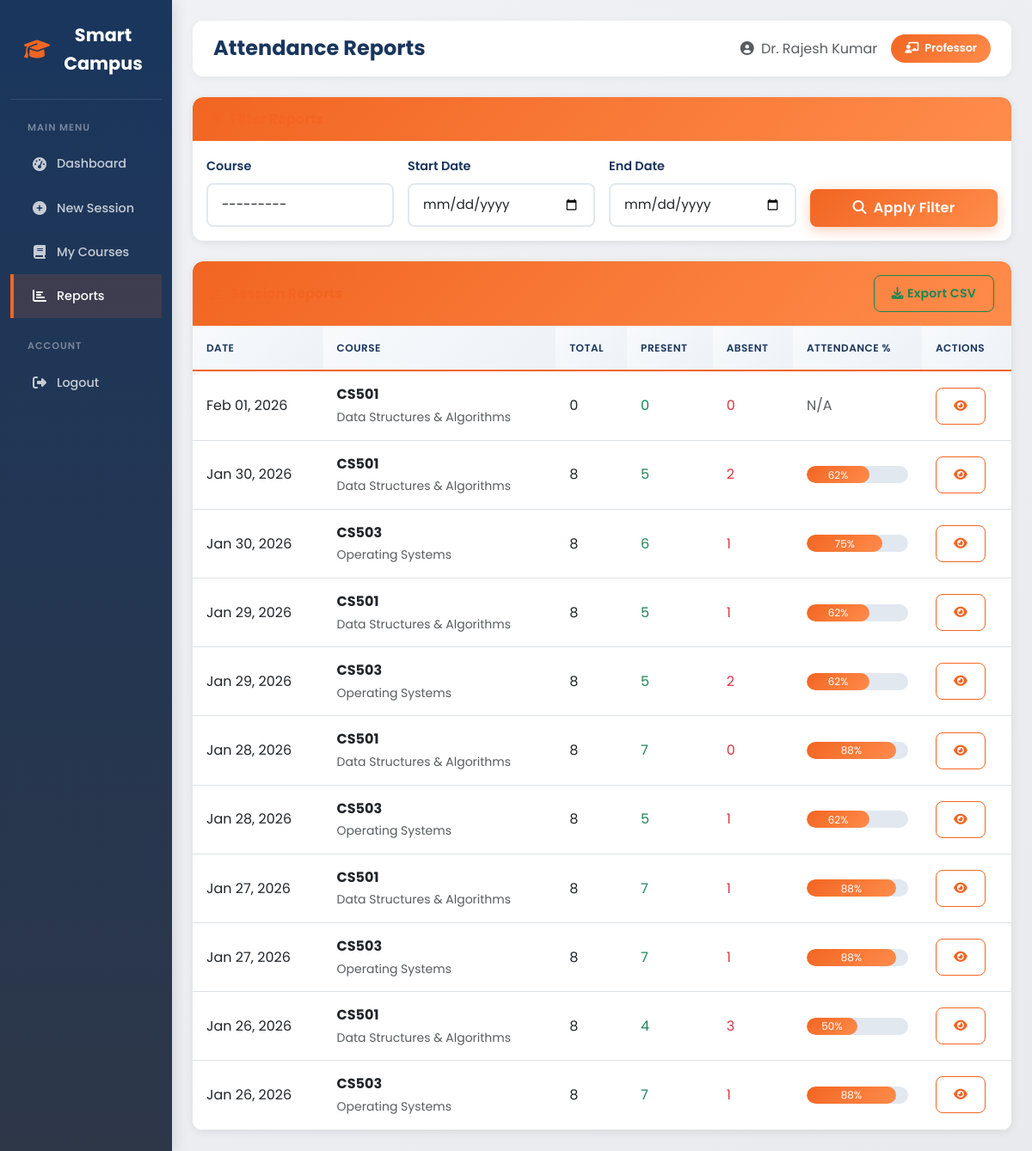
The page /attendance/reports/ (signed in) on the database its author committed.
### attendance/models.py (models this page shows, shortened)
class Faculty(models.Model):
    user = models.OneToOneField(User, on_delete=models.CASCADE, related_name='faculty_profile')
    employee_id = models.CharField(max_length=20, unique=True)
    department = models.ForeignKey(Department, on_delete=models.SET_NULL, null=True, related_name='faculty_members')
    phone = models.CharField(max_length=15, blank=True)
    designation = models.CharField(max_length=50, default='Assistant Professor')
    profile_image = models.ImageField(upload_to='faculty_images/', blank=True, null=True)
    is_active = models.BooleanField(default=True)
    created_at = models.DateTimeField(auto_now_add=True)
    updated_at = models.DateTimeField(auto_now=True)
    class Meta:
        verbose_name_plural = 'Faculty'
        ordering = ['employee_id']

class AttendanceSession(models.Model):
    SESSION_TYPES = [
        ('manual', 'Manual Entry'),
        ('face_recognition', 'Face Recognition'),
        ('mobile', 'Mobile App'),
        ('qr_code', 'QR Code'),
    ]
    id = models.UUIDField(primary_key=True, default=uuid.uuid4, editable=False)
    course = models.ForeignKey(Course, on_delete=models.CASCADE, related_name='attendance_sessions')
    faculty = models.ForeignKey(Faculty, on_delete=models.SET_NULL, null=True, related_name='attendance_sessions')
    date = models.DateField(default=timezone.now)
    start_time = models.TimeField()
    end_time = models.TimeField(null=True, blank=True)
    session_type = models.CharField(max_length=20, choices=SESSION_TYPES, default='manual')
    is_active = models.BooleanField(default=True)
    created_at = models.DateTimeField(auto_now_add=True)
    class Meta:
        ordering = ['-date', '-start_time']

class Course(models.Model):
    code = models.CharField(max_length=20, unique=True)
    name = models.CharField(max_length=100)
    department = models.ForeignKey(Department, on_delete=models.CASCADE, related_name='courses')
    faculty = models.ForeignKey(Faculty, on_delete=models.SET_NULL, null=True, related_name='courses')
    semester = models.IntegerField(default=1)
    credits = models.IntegerField(default=3)
    students = models.ManyToManyField(Student, related_name='courses', blank=True)
    is_active = models.BooleanField(default=True)
    created_at = models.DateTimeField(auto_now_add=True)
    def __str__(self):
        return f"{self.code} - {self.name}"
    class Meta:
        ordering = ['code']

### attendance/views.py (the view, shortened to what this page needs)
# urls.py: path('reports/', views.attendance_reports, name='reports'),
@login_required
def attendance_reports(request):
    if not hasattr(request.user, 'faculty_profile'):
        if hasattr(request.user, 'student_profile'):
            return redirect('attendance:student_dashboard')
        logout(request)
        messages.error(request, 'Access denied. Faculty account required.')
        return redirect('attendance:login')
    faculty = request.user.faculty_profile
    form = AttendanceReportFilterForm(request.GET or None)
    form.fields['course'].queryset = Course.objects.filter(faculty=faculty, is_active=True)
    sessions = AttendanceSession.objects.filter(faculty=faculty)
    report_data = []
    for session in sessions.order_by('-date')[:50]:
        records = Attendance.objects.filter(session=session)
        stats = records.aggregate(
            total=Count('id'),
            present=Count('id', filter=Q(status='present')),
            absent=Count('id', filter=Q(status='absent')),
        )
        report_data.append({
            'session': session,
            'stats': stats,
        })
    context = {
        'form': form,
        'report_data': report_data,
    }
    return render(request, 'attendance/reports.html', context)

### attendance/forms.py
class AttendanceReportFilterForm(forms.Form):
    course = forms.ModelChoiceField(
        queryset=Course.objects.filter(is_active=True),
        required=False,
        widget=forms.Select(attrs={'class': 'form-control'})
    )
    start_date = forms.DateField(
        required=False,
        widget=forms.DateInput(attrs={'class': 'form-control', 'type': 'date'})
    )
    end_date = forms.DateField(
        required=False,
        widget=forms.DateInput(attrs={'class': 'form-control', 'type': 'date'})
    )
    status = forms.ChoiceField(
        choices=[('', 'All')] + list(Attendance.STATUS_CHOICES),
        required=False,
        widget=forms.Select(attrs={'class': 'form-control'})
    )

### attendance/templates/attendance/reports.html (shortened to what this page needs)
{% extends 'attendance/base.html' %}
{% block page_title %}Attendance Reports{% endblock %}
{% block content %}
<div class="card mb-4">
    <div class="card-header">
        <h6 class="m-0 font-weight-bold text-primary">
            <i class="fas fa-filter me-2"></i>Filter Reports
        </h6>
    </div>
    <div class="card-body">
        <form method="get" class="row g-3">
            <div class="col-md-3">
                <label class="form-label">Course</label>
                {{ form.course }}
            </div>
            <div class="col-md-3">
                <label class="form-label">Start Date</label>
                {{ form.start_date }}
            </div>
            <div class="col-md-3">
                <label class="form-label">End Date</label>
                {{ form.end_date }}
            </div>
            <div class="col-md-3 d-flex align-items-end">
                <button type="submit" class="btn btn-primary w-100">
                    <i class="fas fa-search me-2"></i>Apply Filter
                </button>
            </div>
        </form>
    </div>
</div>
<div class="card">
    <div class="card-header d-flex justify-content-between align-items-center">
        <h6 class="m-0 font-weight-bold text-primary">
            <i class="fas fa-chart-bar me-2"></i>Session Reports
        </h6>
        <button class="btn btn-sm btn-outline-success" onclick="exportToCSV()">
            <i class="fas fa-download me-1"></i>Export CSV
        </button>
    </div>
    <div class="card-body p-0">
        <div class="table-responsive">
            <table class="table table-hover mb-0" id="reports-table">
                <thead class="table-light">
                    <tr>
                        <th>Date</th>
                        <th>Course</th>
                        <th>Total</th>
                        <th>Present</th>
                        <th>Absent</th>
                        <th>Attendance %</th>
                        <th>Actions</th>
                    </tr>
                </thead>
                <tbody>
                    {% for item in report_data %}
                    <tr>
                        <td>{{ item.session.date|date:"M d, Y" }}</td>
                        <td>
                            <strong>{{ item.session.course.code }}</strong>
                            <br><small class="text-muted">{{ item.session.course.name }}</small>
                        </td>
                        <td>{{ item.stats.total }}</td>
                        <td><span class="text-success">{{ item.stats.present }}</span></td>
                        <td><span class="text-danger">{{ item.stats.absent }}</span></td>
                        <td>
                            {% if item.stats.total > 0 %}
                            {% widthratio item.stats.present item.stats.total 100 as percentage %}
                            <div class="progress" style="height: 20px;">
                                <div class="progress-bar {% if percentage >= 75 %}bg-success{% elif percentage >= 50 %}bg-warning{% else %}bg-danger{% endif %}"
                                     role="progressbar"
                                     style="width: {{ percentage }}%">
                                    {{ percentage }}%
                                </div>
                            </div>
                            {% else %}
                            <span class="text-muted">N/A</span>
                            {% endif %}
                        </td>
                        <td>
                            <a href="{% url 'attendance:session_detail' item.session.id %}" class="btn btn-sm btn-outline-primary">
                                <i class="fas fa-eye"></i>
                            </a>
                        </td>
                    </tr>
                    {% empty %}
                    <tr>
                        <td colspan="7" class="text-center py-4 text-muted">
                            No sessions found matching the criteria
                        </td>
                    </tr>
                    {% endfor %}
                </tbody>
            </table>
        </div>
    </div>
</div>
{% endblock %}

### attendance/templates/attendance/base.html (shortened to what this page needs)
<!DOCTYPE html>
<html lang="en">
<head>
    <link href="https://cdn.jsdelivr.net/npm/bootstrap@5.3.0/dist/css/bootstrap.min.css" rel="stylesheet">
    <link href="https://cdnjs.cloudflare.com/ajax/libs/font-awesome/6.4.0/css/all.min.css" rel="stylesheet">
    <link href="/static/css/style.css" rel="stylesheet">
</head>
<body>
    <div class="container-fluid">
        <div class="row">
            {% if user.is_authenticated %}
            <nav class="col-md-3 col-lg-2 d-md-block sidebar collapse py-0">
                <div class="text-center">
                    <a href="{% url 'attendance:home' %}" class="brand-text">
                        <i class="fas fa-graduation-cap"></i> Smart Campus
                    </a>
                </div>
                <div class="nav-section-title">Main Menu</div>
                <ul class="nav flex-column">
                    {% if user.faculty_profile %}
                    <li class="nav-item">
                        <a class="nav-link {% if request.resolver_match.url_name == 'dashboard' %}active{% endif %}" href="{% url 'attendance:dashboard' %}">
                            <i class="fas fa-tachometer-alt"></i> Dashboard
                        </a>
                    </li>
                    <li class="nav-item">
                        <a class="nav-link {% if request.resolver_match.url_name == 'create_session' %}active{% endif %}" href="{% url 'attendance:create_session' %}">
                            <i class="fas fa-plus-circle"></i> New Session
                        </a>
                    </li>
                    <li class="nav-item">
                        <a class="nav-link {% if request.resolver_match.url_name == 'manage_courses' or request.resolver_match.url_name == 'create_course' %}active{% endif %}" href="{% url 'attendance:manage_courses' %}">
                            <i class="fas fa-book"></i> My Courses
                        </a>
                    </li>
                    <li class="nav-item">
                        <a class="nav-link {% if request.resolver_match.url_name == 'reports' %}active{% endif %}" href="{% url 'attendance:reports' %}">
                            <i class="fas fa-chart-bar"></i> Reports
                        </a>
                    </li>
                    {% endif %}
                </ul>
                <div class="nav-section-title">Account</div>
                <ul class="nav flex-column">
                    <li class="nav-item">
                        <a class="nav-link" href="{% url 'attendance:logout' %}">
                            <i class="fas fa-sign-out-alt"></i> Logout
                        </a>
                    </li>
                </ul>
            </nav>
            {% endif %}
            <main class="{% if user.is_authenticated %}col-md-9 ms-sm-auto col-lg-10{% else %}col-12{% endif %} px-md-4 py-4">
                {% if user.is_authenticated %}
                <div class="page-header">
                    <h1 class="page-title">{% block page_title %}Dashboard{% endblock %}</h1>
                    <div class="user-info">
                        <span class="text-muted">
                            <i class="fas fa-user-circle me-1"></i> {{ user.get_full_name|default:user.username }}
                        </span>
                        {% if user.faculty_profile %}
                        <span class="user-badge">
                            <i class="fas fa-chalkboard-teacher me-1"></i> {{ user.faculty_profile.designation }}
                        </span>
                        {% elif user.student_profile %}
                        <span class="user-badge">
                            <i class="fas fa-user-graduate me-1"></i> Student
                        </span>
                        {% endif %}
                    </div>
                </div>
                {% endif %}
                {% block content %}{% endblock %}
            </main>
        </div>
    </div>
</body>
</html>

### static/css/style.css (style rules this page uses)
:root { --primary-color: #f26522; --primary-dark: #d85a1b; --primary-light: #ff8c4b; --secondary-color: #1a365d; --accent-color: #2d3748; --success-color: #38a169; --danger-color: #e53e3e; --warning-color: #ecc94b; --info-color: #3182ce; --light-color: #f7fafc; --dark-color: #2d3748; --gradient-primary: linear-gradient(135deg, #f26522 0%, #ff8c4b 100%); --gradient-secondary: linear-gradient(135deg, #1a365d 0%, #2d3748 100%); --shadow-sm: 0 1px 3px rgba(0, 0, 0, 0.12); --shadow-md: 0 4px 6px rgba(0, 0, 0, 0.1); --shadow-lg: 0 10px 25px rgba(0, 0, 0, 0.15); --shadow-orange: 0 4px 15px rgba(242, 101, 34, 0.3); }
* { margin: 0; padding: 0; box-sizing: border-box; }
body { background-color: #f0f2f5; font-family: 'Poppins', -apple-system, BlinkMacSystemFont, 'Segoe UI', Roboto, sans-serif; color: var(--dark-color); line-height: 1.6; }
.sidebar { min-height: 100vh; background: var(--gradient-secondary); box-shadow: var(--shadow-lg); }
.sidebar .brand-text { color: white; font-size: 1.3rem; font-weight: 700; text-decoration: none; display: flex; align-items: center; justify-content: center; padding: 1.5rem 1rem; border-bottom: 1px solid rgba(255, 255, 255, 0.1); }
.sidebar .brand-text i { color: var(--primary-color); margin-right: 10px; font-size: 1.5rem; }
.sidebar .nav-link { color: rgba(255, 255, 255, 0.7); padding: 0.875rem 1.5rem; border-radius: 0; margin: 0; transition: all 0.3s ease; border-left: 4px solid transparent; display: flex; align-items: center; font-weight: 500; font-size: 0.9rem; }
.sidebar .nav-link.active { color: #fff; background-color: rgba(242, 101, 34, 0.2); border-left-color: var(--primary-color); }
.sidebar .nav-link i { margin-right: 12px; width: 20px; text-align: center; font-size: 1rem; }
.card { border: none; border-radius: 12px; box-shadow: var(--shadow-md); transition: transform 0.3s ease, box-shadow 0.3s ease; background: white; overflow: hidden; }
.card-header { background: linear-gradient(135deg, var(--primary-color) 0%, var(--primary-light) 100%); border-bottom: none; font-weight: 600; color: white; padding: 1rem 1.25rem; }
.card-header h5, .card-header h6 { color: white; margin: 0; }
.table { margin-bottom: 0; }
.table thead th { background: linear-gradient(135deg, #f7fafc 0%, #edf2f7 100%); border-bottom: 2px solid var(--primary-color); font-weight: 600; color: var(--secondary-color); text-transform: uppercase; font-size: 0.75rem; letter-spacing: 0.5px; padding: 1rem; }
.table-hover tbody tr { transition: all 0.2s ease; }
.table td { vertical-align: middle; padding: 0.875rem 1rem; }
.btn { border-radius: 8px; font-weight: 600; padding: 0.625rem 1.25rem; transition: all 0.3s ease; text-transform: none; letter-spacing: 0.3px; }
.btn-primary { background: var(--gradient-primary); border: none; box-shadow: var(--shadow-orange); }
.btn-outline-primary { color: var(--primary-color); border-color: var(--primary-color); }
.form-control { border-radius: 8px; border: 2px solid #e2e8f0; padding: 0.75rem 1rem; transition: all 0.3s ease; font-size: 0.95rem; }
.form-label { font-weight: 600; color: var(--secondary-color); margin-bottom: 0.5rem; font-size: 0.9rem; }
.progress { height: 0.75rem; border-radius: 25px; background-color: #e2e8f0; overflow: hidden; }
.progress-bar { border-radius: 25px; background: var(--gradient-primary); transition: width 0.8s ease; }
.user-badge { background: var(--gradient-primary); color: white; padding: 0.375rem 0.75rem; border-radius: 25px; font-size: 0.8rem; font-weight: 600; }
.fade-in { animation: fadeIn 0.5s ease; }
.text-primary { color: var(--primary-color) !important; }
.font-weight-bold { font-weight: 700 !important; }

### rows shown on the page
AttendanceSession: session "Feb 01, 2026", session.course.code "CS501", session.course.name "Data Structures & Algorithms", stats.total "0", stats.present "0", stats.absent "0", shows "N/A"
AttendanceSession: session "Jan 30, 2026", session.course.code "CS501", session.course.name "Data Structures & Algorithms", stats.total "8", stats.present "5", stats.absent "2", percentage "62"
AttendanceSession: session "Jan 30, 2026", session.course.code "CS503", session.course.name "Operating Systems", stats.total "8", stats.present "6", stats.absent "1", percentage "75"
AttendanceSession: session "Jan 29, 2026", session.course.code "CS501", session.course.name "Data Structures & Algorithms", stats.total "8", stats.present "5", stats.absent "1", percentage "62"
AttendanceSession: session "Jan 29, 2026", session.course.code "CS503", session.course.name "Operating Systems", stats.total "8", stats.present "5", stats.absent "2", percentage "62"
AttendanceSession: session "Jan 28, 2026", session.course.code "CS501", session.course.name "Data Structures & Algorithms", stats.total "8", stats.present "7", stats.absent "0", percentage "88"
AttendanceSession: session "Jan 28, 2026", session.course.code "CS503", session.course.name "Operating Systems", stats.total "8", stats.present "5", stats.absent "1", percentage "62"
AttendanceSession: session "Jan 27, 2026", session.course.code "CS501", session.course.name "Data Structures & Algorithms", stats.total "8", stats.present "7", stats.absent "1", percentage "88"
AttendanceSession: session "Jan 27, 2026", session.course.code "CS503", session.course.name "Operating Systems", stats.total "8", stats.present "7", stats.absent "1", percentage "88"
AttendanceSession: session "Jan 26, 2026", session.course.code "CS501", session.course.name "Data Structures & Algorithms", stats.total "8", stats.present "4", stats.absent "3", percentage "50"
AttendanceSession: session "Jan 26, 2026", session.course.code "CS503", session.course.name "Operating Systems", stats.total "8", stats.present "7", stats.absent "1", percentage "88"

### other values the page prints
{{ user.get_full_name|default:user.username }} "Dr. Rajesh Kumar"
{{ user.faculty_profile.designation }} "Professor"
